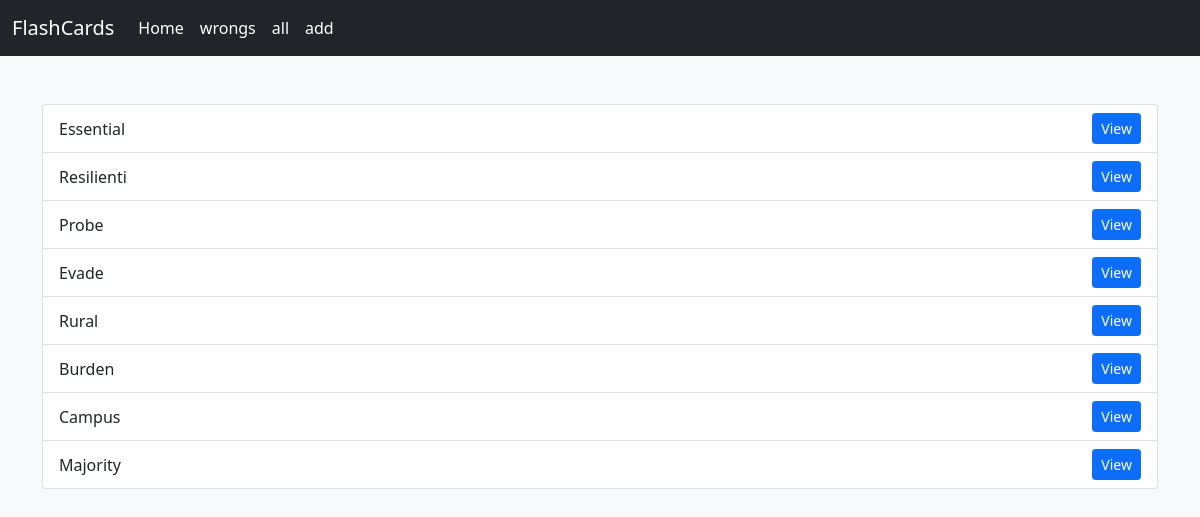
/home/, run on the app's committed database.
### home/models.py (models this page shows, shortened)
class FlashCard(models.Model):
    word = models.CharField(max_length=512)
    meaning = models.CharField(max_length=512)
    example = models.CharField(max_length=1024, null=True, blank=True)
    rate = models.SmallIntegerField(default=0)
    last_reply = models.BooleanField(default=False)
    created_at = models.DateField(auto_now_add=True)
    next_review_date = models.DateField()

### home/views.py (the view)
# urls.py: path("home/" ,HomeView.as_view(),name="home"),
class HomeView(View):
    def get(self, request):
        cards = FlashCard.objects.filter(next_review_date__lte=date.today())
        return render(request, "home/home.html", {"cards": cards})

### home/templates/home/home.html
{% extends 'base.html' %}
{% block content %}
  <ul class="list-group">
    {% if cards %}
      {% for card in cards %}
        <li class="list-group-item d-flex justify-content-between align-items-center">
          {{ card.word }}
          <a href="{% url 'home:cardsdetails' card.id %}" class="btn btn-sm btn-primary">View</a>
        </li>
      {% endfor %}
    {% else %}
      <div dir="rtl" class="alert alert-warning alert-dismissible fade show" role="alert">
        کارتی وجود ندارد!
        <button type="button" class="btn-close" data-bs-dismiss="alert" aria-label="Close"></button>
      </div>
    {% endif %}
  </ul>
{% endblock %}

### data on the page
FlashCard: word "Essential"
FlashCard: word "Resilienti"
FlashCard: word "Probe"
FlashCard: word "Evade"
FlashCard: word "Rural"
FlashCard: word "Burden"
FlashCard: word "Campus"
FlashCard: word "Majority"
